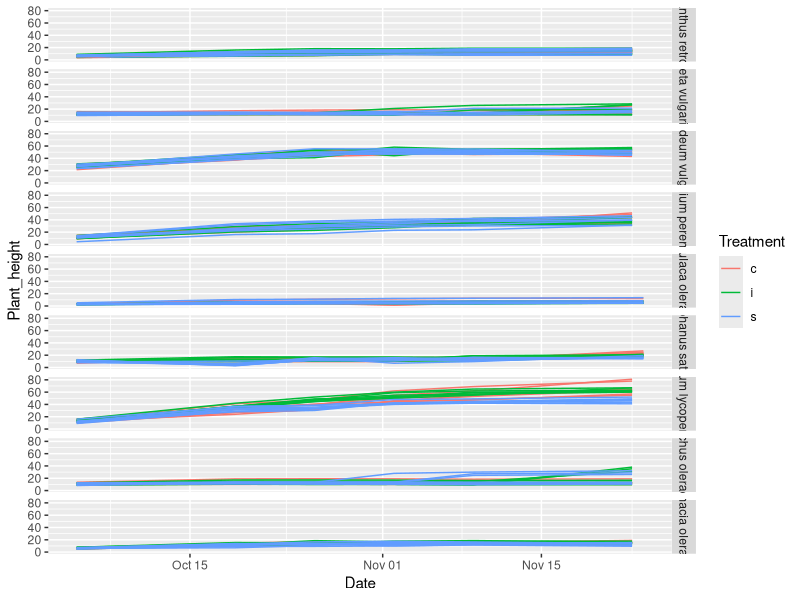
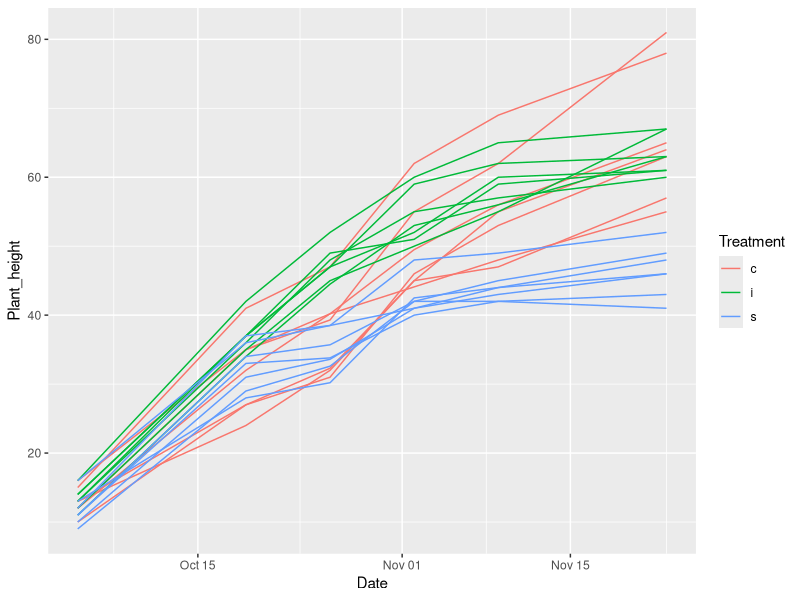

R code for these plots, in order:
## ---- chunk 1
knitr::opts_chunk$set(echo = TRUE)
## ---- chunk 2
# install.packages("readxl")
readxl::read_excel("data_dec/water_stress.xlsx")
d0 <- readxl::read_excel("data_dec/water_stress.xlsx", sheet = "Data")
## ---- chunk 3
# install.packages("ggplot2", dependencies = TRUE)
library(ggplot2)

# All species
ggplot(d0, aes(x= Date, y= Plant_height, group= PlantId, color= Treatment)) + 
  geom_line()+
  facet_grid(Species ~.)

## ---- chunk 4
# For Solanum lycopersicum
s1 <- d0[d0$Species=="Solanum lycopersicum",]
ggplot(s1, aes(x= Date, y= Plant_height, group= PlantId, color= Treatment)) + 
  geom_line()

## ---- chunk 5


## ---- chunk 6

## ---- chunk 7

## ---- chunk 8

## ---- chunk 9

## ---- chunk 10

## ---- chunk 11

## ---- chunk 12

## ---- chunk 13
